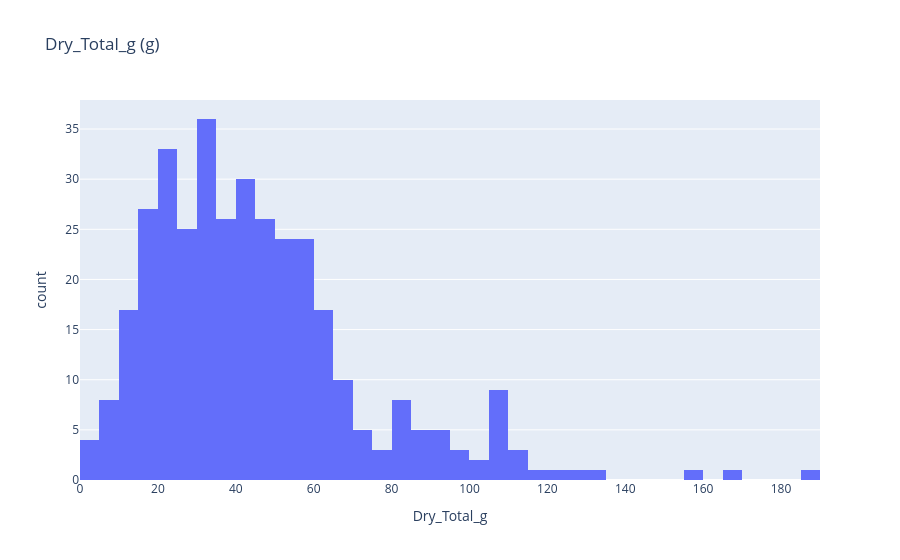

Write notebook code for a chart like this one.
### Markdown cell above
### 1.2 — Distribución y transformación logarítmica (0,2 puntos)

Antes de modelar conviene mirar cómo se distribuye lo que queremos predecir, porque de eso depende cómo se comporta cualquier error que midamos sobre ello. Si casi todos los cuadrantes pesan parecido y unos pocos pesan muchísimo, esos pocos terminan dominando los promedios y las métricas. Observen la distribución de `Dry_Total_g` y fíjense en dos cosas: dónde se concentra la mayoría de los cuadrantes y hasta dónde llegan los más cargados.

### Code cell
import plotly.express as px

px.histogram(mediciones, x="Dry_Total_g", nbins=40, title="Dry_Total_g (g)")

### Figure 1 — Plotly figure (JSON) as saved in the notebook; plotly's stock layout.template omitted (floating-point values rounded to 4 significant figures; data arrays with more than 128 entries replaced by an {"elided": "..."} marker saying what was removed)
{"data": [{"bingroup": "x", "hovertemplate": "Dry_Total_g=%{x}<br>count=%{y}<extra></extra>", "legendgroup": "", "marker": {"color": "#636efa", "pattern": {"shape": ""}}, "name": "", "nbinsx": 40, "orientation": "v", "showlegend": false, "type": "histogram", "x": {"elided": "357 float values"}, "xaxis": "x", "yaxis": "y"}], "layout": {"barmode": "relative", "legend": {"tracegroupgap": 0}, "title": {"text": "Dry_Total_g (g)"}, "xaxis": {"anchor": "y", "domain": [0, 1], "title": {"text": "Dry_Total_g"}}, "yaxis": {"anchor": "x", "domain": [0, 1], "title": {"text": "count"}}}}
